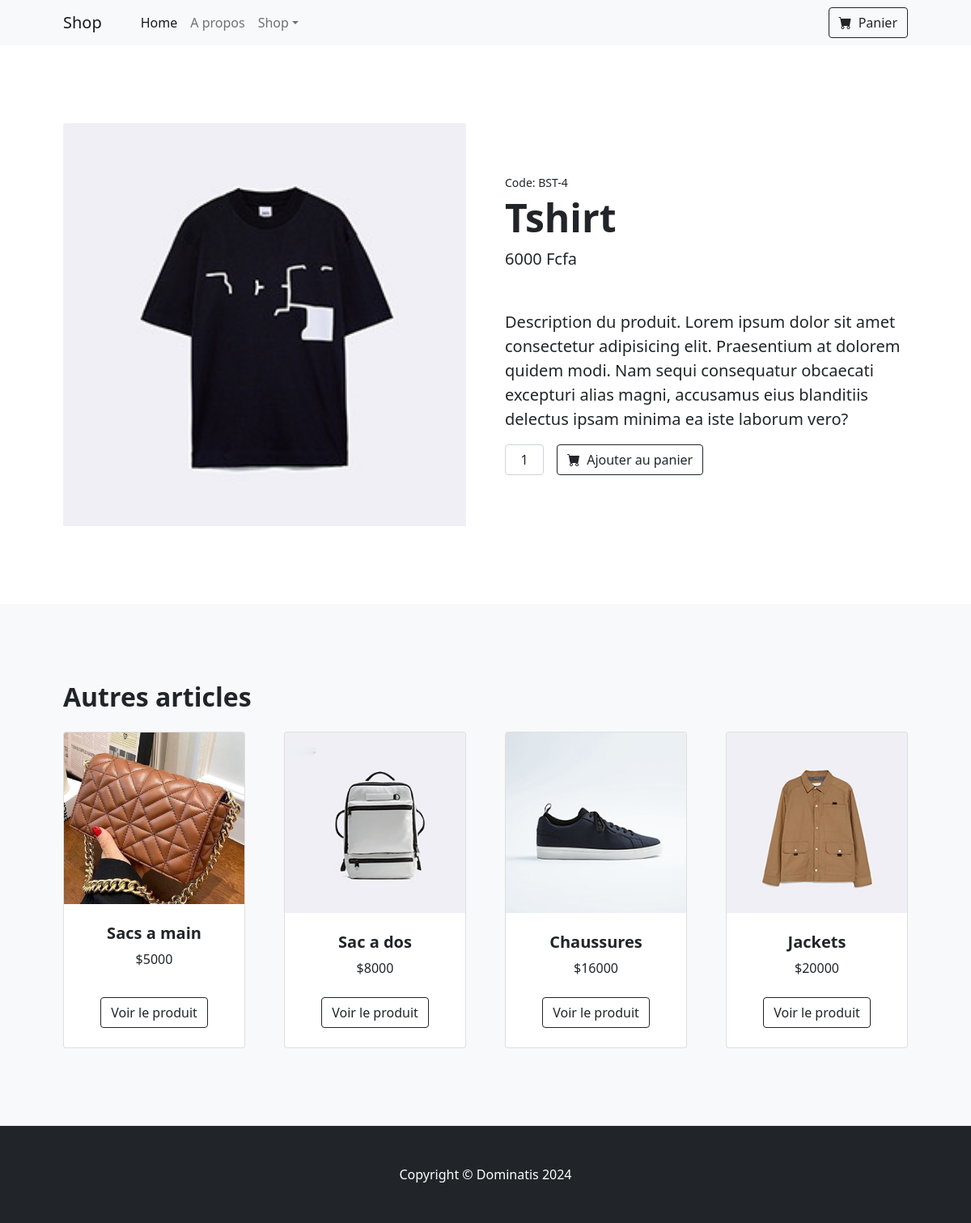
Screenshot of /product/4/ with the database file from the repository.
### products/models.py (models this page shows, shortened)
class Product(models.Model):
    name = models.CharField(max_length=100)
    price = models.DecimalField(max_digits=10, decimal_places=0)
    image = models.ImageField(upload_to='products/static/assets/Images/')

### products/views.py (the view)
# urls.py: path('product/<int:product_id>/', views.product_detail, name='product_detail'),
def product_detail(request, product_id):
    product = get_object_or_404(Product, id=product_id)
    related_products = Product.objects.exclude(id=product_id)[:4]  # Limitez à 4 produits
    return render(
        request,
        'product_detail.html',
        {
            'product': product,
            'related_products': related_products
        }
    )

### products/templates/product_detail.html (shortened to what this page needs)
{% load static %}
<!DOCTYPE html>
<html lang="en">
    <head>
        <link href="https://cdn.jsdelivr.net/npm/bootstrap-icons@1.5.0/font/bootstrap-icons.css" rel="stylesheet" />
        <link href="{% static 'css/styles_item.css' %}" rel="stylesheet" />
    </head>
    <body>
        <nav class="navbar navbar-expand-lg navbar-light bg-light">
            <div class="container px-4 px-lg-5">
                <a class="navbar-brand" href="#!">Shop</a>
                <div class="collapse navbar-collapse" id="navbarSupportedContent">
                    <ul class="navbar-nav me-auto mb-2 mb-lg-0 ms-lg-4">
                        <li class="nav-item"><a class="nav-link active" aria-current="page" href="{% url 'home_index' %}">Home</a></li>
                        <li class="nav-item"><a class="nav-link" href="#!">A propos</a></li>
                        <li class="nav-item dropdown">
                            <a class="nav-link dropdown-toggle" id="navbarDropdown" href="#" role="button" data-bs-toggle="dropdown" aria-expanded="false">Shop</a>
                        </li>
                    </ul>
                    <form class="d-flex" method="get" action="{% url 'add_to_cart' product.id %}">
                        <button class="btn btn-outline-dark" type="submit">
                            <i class="bi-cart-fill me-1"></i>
                            Panier
                        </button>
                    </form>
                </div>
            </div>
        </nav>
        <section class="py-5">
            <div class="container px-4 px-lg-5 my-5">
                <div class="row gx-4 gx-lg-5 align-items-center">
                    <div class="col-md-6">
                        <img class="card-img-top mb-5 mb-md-0" src="{{ product.image.url }}" alt="{{ product.name }}" />
                    </div>
                    <div class="col-md-6">
                        <div class="small mb-1">Code: BST-{{ product.id }}</div>
                        <h1 class="display-5 fw-bolder">{{ product.name }}</h1>
                        <div class="fs-5 mb-5">
                            <span>{{ product.price }} Fcfa</span>
                        </div>
                        <p class="lead">Description du produit. Lorem ipsum dolor sit amet consectetur adipisicing elit. Praesentium at dolorem quidem modi. Nam sequi consequatur obcaecati excepturi alias magni, accusamus eius blanditiis delectus ipsam minima ea iste laborum vero?</p>
                        <form method="post" action="{% url 'add_to_cart' product.id %}">
                            <div class="d-flex">
                                <input class="form-control text-center me-3" id="inputQuantity" name="quantity" type="num" value="1" style="max-width: 3rem" />
                                <button class="btn btn-outline-dark flex-shrink-0" type="submit">
                                    <i class="bi-cart-fill me-1"></i>
                                    Ajouter au panier
                                </button>
                            </div>
                        </form>
                    </div>
                </div>
            </div>
        </section>
        <section class="py-5 bg-light">
            <div class="container px-4 px-lg-5 mt-5">
                <h2 class="fw-bolder mb-4">Autres articles</h2>
                <div class="row gx-4 gx-lg-5 row-cols-2 row-cols-md-3 row-cols-xl-4 justify-content-center">
                    {% for item in related_products %}
                    <div class="col mb-5">
                        <div class="card h-100">
                            <img class="card-img-top" src="{{ item.image.url }}" alt="{{ item.name }}" />
                            <div class="card-body p-4">
                                <div class="text-center">
                                    <h5 class="fw-bolder">{{ item.name }}</h5>
                                    ${{ item.price }}
                                </div>
                            </div>
                            <div class="card-footer p-4 pt-0 border-top-0 bg-transparent">
                                <div class="text-center"><a class="btn btn-outline-dark mt-auto" href="{% url 'product_detail' item.id %}">Voir le produit</a></div>
                            </div>
                        </div>
                    </div>
                    {% endfor %}
                </div>
            </div>
        </section>
        <footer class="py-5 bg-dark">
            <div class="container"><p class="m-0 text-center text-white">Copyright &copy; Dominatis 2024</p></div>
        </footer>
    </body>
</html>

### rows the page displays
Product: image (picture), id "4", name "Tshirt", price "6000"
Product: image (picture), name "Sacs a main", price "5000"
Product: image (picture), name "Sac a dos", price "8000"
Product: image (picture), name "Chaussures", price "16000"
Product: image (picture), name "Jackets", price "20000"
